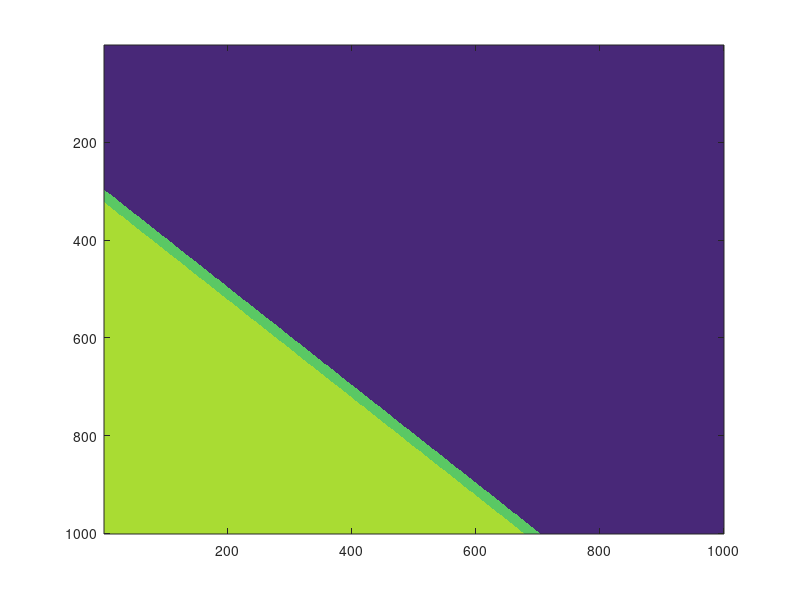

Source code (MATLAB):

clear

a1=[
  -531.066590 
  -527.681250
  -525.059070
  -521.919880
  -519.159310
  -516.283380
  -513.072830
];

a2=0:1:6;
a3=60-a2;

a=[a1 a2' a3'];

uc=linspace(-10,0,1001);
ub=uc;

for ii=1:length(uc)
    for jj=1:length(ub)
        e=a(:,1)-a(:,2)*ub(ii)-a(:,3)*uc(jj);
        [q,qq]=min(e);
        phase(ii,jj)=qq;
    end
end

image(phase*8)